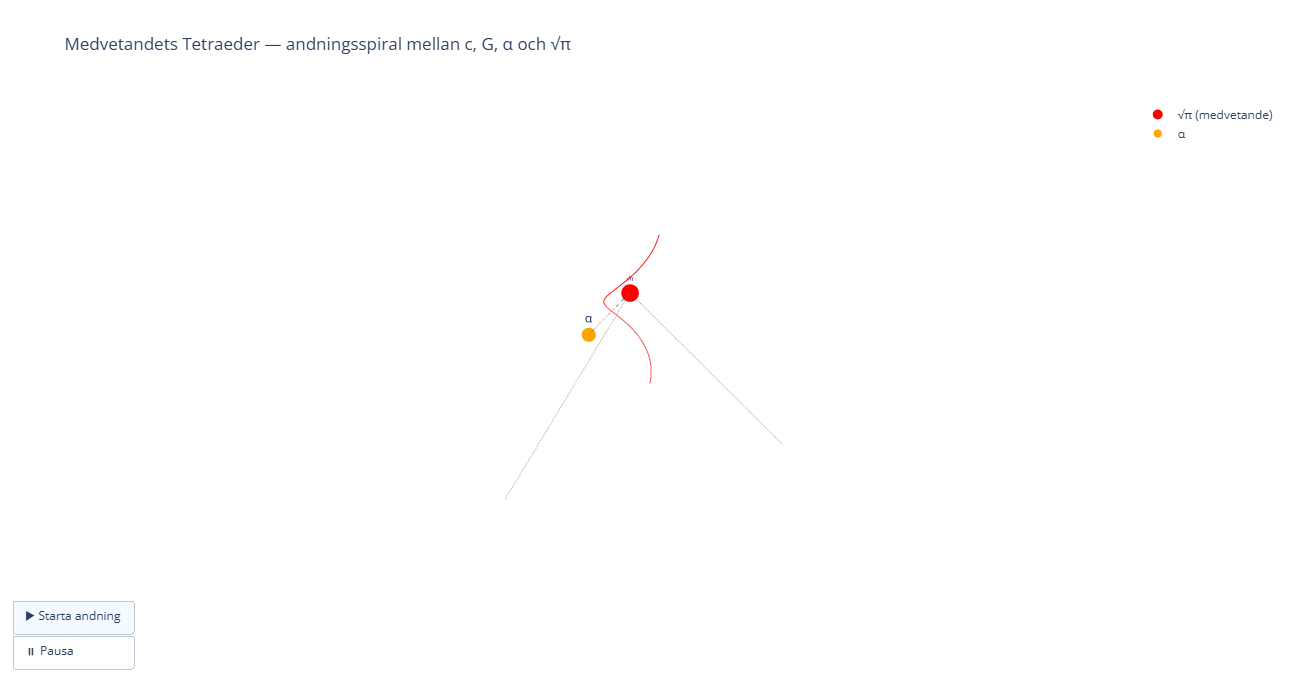

This figure's Python source:
import plotly.graph_objects as go
import numpy as np
import os
import webbrowser

# ==========================================================
# 1. Grundparametrar
# ==========================================================
points_base = {
    "c": np.array([1, 0, 0]),                          # Ljus (blå)
    "G": np.array([-0.5, np.sqrt(3)/2, 0]),            # Gravitation (grön)
    "α": np.array([-0.5, -np.sqrt(3)/2, 0])            # Finstruktur (orange)
}

centroid_base = (points_base["c"] + points_base["G"] + points_base["α"]) / 3
height_base = np.sqrt(2/3)                              # Höjd för regelbunden tetraeder

frames = 120                                            # Antal animationframes
cycles = 2                                              # Antal pulser
amplitude = 0.5                                         # Pulshöjd
z_values = height_base + amplitude * np.sin(
    np.linspace(0, 2 * np.pi * cycles, frames)
)

# ==========================================================
# 2. Färger och grundfigur
# ==========================================================
colors = {"c": "blue", "G": "green", "α": "orange", "√π": "red"}
fig = go.Figure()

# Rita basen
base_labels = list(points_base.keys())
for i in range(3):
    p1, p2 = base_labels[i], base_labels[(i + 1) % 3]
    x = [points_base[p1][0], points_base[p2][0]]
    y = [points_base[p1][1], points_base[p2][1]]
    z = [points_base[p1][2], points_base[p2][2]]
    fig.add_trace(go.Scatter3d(
        x=x, y=y, z=z, mode="lines",
        line=dict(color="gray", width=4), showlegend=False
    ))

# Rita baspunkterna
for label, coord in points_base.items():
    fig.add_trace(go.Scatter3d(
        x=[coord[0]], y=[coord[1]], z=[coord[2]],
        mode="markers+text",
        text=[label],
        textposition="top center",
        marker=dict(size=8, color=colors[label]),
        name=label
    ))

# ==========================================================
# 3. Funktion för att generera tetraederns kanter och spår
# ==========================================================
def tetra_edges(z_val, trail_x, trail_y, trail_z):
    traces = []
    vertex = np.array([centroid_base[0], centroid_base[1], z_val])

    # Linjer till baspunkterna
    for label, coord in points_base.items():
        traces.append(go.Scatter3d(
            x=[coord[0], vertex[0]],
            y=[coord[1], vertex[1]],
            z=[coord[2], vertex[2]],
            mode="lines",
            line=dict(color="gray", width=2, dash="dot"),
            showlegend=False
        ))

    # Röda punktens aktuella läge
    traces.append(go.Scatter3d(
        x=[vertex[0]], y=[vertex[1]], z=[vertex[2]],
        mode="markers+text",
        text=["√π"],
        textposition="top center",
        marker=dict(size=10, color="red"),
        name="√π (medvetande)"
    ))

    # Spår (andningsspiral)
    traces.append(go.Scatter3d(
        x=trail_x, y=trail_y, z=trail_z,
        mode="lines",
        line=dict(color="red", width=2),
        opacity=0.4,
        showlegend=False
    ))

    return traces

# ==========================================================
# 4. Förberedd initial spårdata
# ==========================================================
trail_x, trail_y, trail_z = [], [], []

for z in z_values:
    trail_x.append(centroid_base[0] + 0.15 * np.cos(z * np.pi * 2))
    trail_y.append(centroid_base[1] + 0.15 * np.sin(z * np.pi * 2))
    trail_z.append(z)

# ==========================================================
# 5. Skapa frames för animationen
# ==========================================================
frames_list = []
for i, z in enumerate(z_values):
    frames_list.append(go.Frame(
        data=tetra_edges(z, trail_x[:i+1], trail_y[:i+1], trail_z[:i+1])
    ))

fig.frames = frames_list

# ==========================================================
# 6. Layout och knappar
# ==========================================================
fig.update_layout(
    title="Medvetandets Tetraeder — andningsspiral mellan c, G, α och √π",
    scene=dict(
        xaxis=dict(showbackground=False, visible=False),
        yaxis=dict(showbackground=False, visible=False),
        zaxis=dict(showbackground=False, visible=False),
        aspectmode="data"
    ),
    updatemenus=[{
        "type": "buttons",
        "buttons": [
            {"label": "▶ Starta andning",
             "method": "animate",
             "args": [None, {"frame": {"duration": 80, "redraw": True},
                             "fromcurrent": True,
                             "mode": "immediate"}]},
            {"label": "⏸ Pausa",
             "method": "animate",
             "args": [[None], {"frame": {"duration": 0}, "mode": "immediate"}]}
        ],
        "x": 0.05,
        "y": 0
    }],
    showlegend=True,
    paper_bgcolor="white",
    plot_bgcolor="white"
)

# ==========================================================
# 7. Visa, spara och öppna i webbläsare
# ==========================================================
fig.show()
output_file = os.path.abspath("Medvetandets_Tetraeder_Andningsspiral.html")
fig.write_html(output_file)
webbrowser.open("file://" + output_file)
